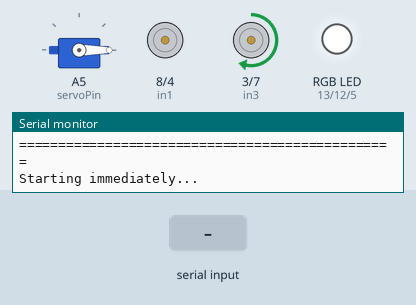
The sketch below on a simulated Arduino Uno, built with avr-gcc and run on an emulated ATmega328P. On the bench: servo, motor-driver pin pairs drawn as motors (green arrow = first pin HIGH = forward, orange = second pin HIGH = backward, longer = more drive, scaled by the enable pin), an RGB LED mixed from three pins (HIGH = lit), the last lines printed to the serial monitor. The test bench sets the inputs (shaded band).

Above: at 1.2 s.
1.3 s: "5" received over Serial
At 2.1 s:
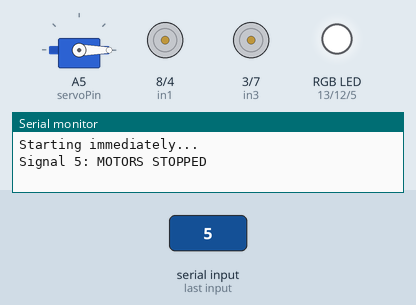
2.8 s: "6" received over the second serial link
At 3.26 s:
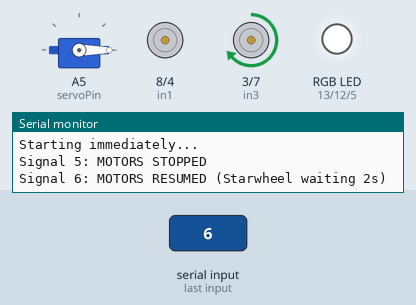
5.8 s: "1" received over Serial
At 6.11 s:
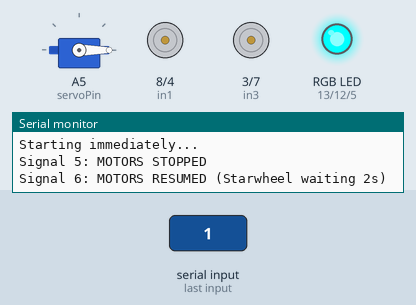
8.8 s: "7" received over the second serial link
11.8 s: "2" received over Serial
At 12.12 s:
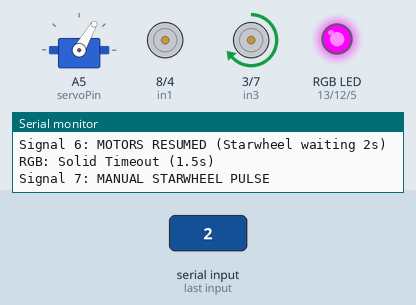
14.8 s: "8" received over the second serial link
Timing chart, 0 to 44.4 s (numbered marks = the images above; inputs shaded):
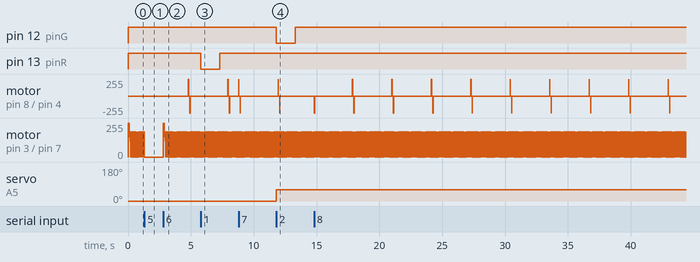

Measured:
- after the input at 1.3 s, motor on pin 8 (in1) / pin 4 (in2): stays stopped (without the input it goes to forward 255/255 after 0.71 s)
- after the input at 5.8 s, pin 13 (pinR): HIGH → LOW at once, → HIGH 1.5 s later
- after the input at 11.8 s, pin 12 (pinG): HIGH → LOW at once, → HIGH 1.5 s later; servo on A5 (servoPin): 0° → 60° at once

The sketch:

L298N_Sorting_Control.ino
```cpp
#include <Arduino.h>
#include <Servo.h>
#include <SoftwareSerial.h>

/*
  ==============================================================================
  L298N Dual Motor + Servo + RGB LED + Bluetooth (Non-Blocking)

  Motor A - Starwheel (OUT1 & OUT2):
    - ENA -> Pin 9 (PWM) | IN1 -> Pin 8 | IN2 -> Pin 4
  Motor B - Conveyor (OUT3 & OUT4):
    - ENB -> Pin 6 (PWM) | IN3 -> Pin 3 | IN4 -> Pin 7
  Servo:
    - Signal -> Pin A5
  RGB LED (Common Cathode assumed):
    - Red -> Pin 13 (Digital)
    - Green -> Pin 12 (Digital)
    - Blue -> Pin 5 (PWM)
  Bluetooth:
    - RXD -> Pin 10
    - TXD -> Pin 11
  ==============================================================================
*/

// --- Pins ---
const int enA = 9;
const int in1 = 8;
const int in2 = 4;

const int enB = 6;
const int in3 = 3;
const int in4 = 7;

const int servoPin = A5;

const int pinR = 13;
const int pinG = 12;
const int pinB = 5;

// Bluetooth pins
SoftwareSerial bt(10, 11);

// --- Timing Configurations ---
const unsigned long FORWARD_BURST_MS  = 25;
const unsigned long WAIT_PAUSE_MS     = 100;
const unsigned long REVERSE_BURST_MS  = 15;
const unsigned long REST_GAP_MS       = 3000; // Increased to 3 seconds

// --- State Variables ---
bool motorsActive = true; // Starts ON automatically

// Starwheel State Machine
enum StarwheelState { SW_DELAY, SW_FORWARD, SW_WAIT, SW_REVERSE, SW_REST, SW_ANTI_JAM };
StarwheelState swState = SW_DELAY; // Start in delay mode
unsigned long swStateStartTime = 0;

// RGB LED State Machine
enum RGBMode { RGB_OFF, RGB_SOLID, RGB_FADE };
RGBMode rgbMode = RGB_OFF;
unsigned long fadeStartTime = 0;
unsigned long lastFadeUpdate = 0;
unsigned long rgbSolidStartTime = 0; // Added for the 1.5s timeout
int fadePhase = 0;
int fadeState = 0;

// Conveyor State Machine
enum ConveyorState { CB_KICKSTART, CB_190, CB_150, CB_120, CB_STOP };
ConveyorState cbState = CB_KICKSTART;
unsigned long cbStateStartTime = 0;

// Servo Object
Servo myServo;

void setRGB(int r, int g, int b) {
  // Common Anode Logic (LOW = ON, HIGH/255 = OFF)
  digitalWrite(pinR, r > 127 ? LOW : HIGH);
  digitalWrite(pinG, g > 127 ? LOW : HIGH);
  analogWrite(pinB, 255 - b);
}

void stopAllMotors() {
  digitalWrite(enA, LOW); digitalWrite(in1, LOW); digitalWrite(in2, LOW);
  analogWrite(enB, 0); digitalWrite(in3, LOW); digitalWrite(in4, LOW);
}

void setup() {
  Serial.begin(115200);
  bt.begin(9600);

  Serial.println(F("================================================"));
  Serial.println(F(" STARWHEEL + CONVEYOR + SERVO + RGB + BT      "));
  Serial.println(F("================================================"));

  pinMode(enA, OUTPUT); pinMode(in1, OUTPUT); pinMode(in2, OUTPUT);
  pinMode(enB, OUTPUT); pinMode(in3, OUTPUT); pinMode(in4, OUTPUT);
  pinMode(pinR, OUTPUT); pinMode(pinG, OUTPUT); pinMode(pinB, OUTPUT);

  setRGB(0, 0, 0);
  stopAllMotors();

  myServo.attach(servoPin);
  myServo.write(0);

  Serial.println(F("Starting immediately..."));

  // Conveyor starts immediately
  digitalWrite(in3, HIGH);
  digitalWrite(in4, LOW);
  analogWrite(enB, 255);

  swStateStartTime = millis();
  cbStateStartTime = millis();
}

void loop() {
  unsigned long currentMillis = millis();

  // --- 0. Read Bluetooth or Serial Input ---
  char c = '\0';
  if (bt.available()) {
    c = bt.read();
  } else if (Serial.available()) {
    c = Serial.read();
  }

  // --- 1. RGB Transition & Timeout Logic ---
  if (rgbMode == RGB_SOLID) {
    if (currentMillis - rgbSolidStartTime >= 1500) {
      rgbMode = RGB_OFF;
      setRGB(0, 0, 0);
      Serial.println(F("RGB: Solid Timeout (1.5s)"));
    }
  } else if (rgbMode == RGB_FADE) {
    if (currentMillis - fadeStartTime >= 3000) {
      rgbMode = RGB_OFF;
      setRGB(0, 0, 0); // Turn off after 3 seconds
      Serial.println(F("RGB: Transition Completed"));
    } else if (currentMillis - lastFadeUpdate >= 100) { // Cycle fast (disco) because of no PWM
      lastFadeUpdate = currentMillis;
      fadePhase++;
      if (fadePhase > 2) fadePhase = 0;

      if (fadePhase == 0) setRGB(255, 0, 0); // Red
      else if (fadePhase == 1) setRGB(0, 255, 0); // Green
      else if (fadePhase == 2) setRGB(0, 0, 255); // Blue
    }
  }

  if (c != '\0') {
    if (c == '1') {
      rgbMode = RGB_SOLID;
      rgbSolidStartTime = currentMillis;
      setRGB(255, 0, 0);
      myServo.write(0);
    }
    else if (c == '2') {
      rgbMode = RGB_SOLID;
      rgbSolidStartTime = currentMillis;
      setRGB(0, 255, 0);
      myServo.write(60);
    }
    else if (c == '3') {
      rgbMode = RGB_SOLID;
      rgbSolidStartTime = currentMillis;
      setRGB(0, 0, 255);
      myServo.write(120);
    }
    else if (c == '4') {
      rgbMode = RGB_SOLID;
      rgbSolidStartTime = currentMillis;
      setRGB(255, 255, 255);
      myServo.write(180);
    }

    else if (c == '5') {
      // Signal 5: STOP
      motorsActive = false;
      stopAllMotors();
      Serial.println(F("Signal 5: MOTORS STOPPED"));
    }

    else if (c == '6') {
      // Signal 6: RESUME
      if (!motorsActive) {
        motorsActive = true;
        // Reset conveyor to kickstart
        cbState = CB_KICKSTART;
        cbStateStartTime = currentMillis;
        digitalWrite(in3, HIGH);
        digitalWrite(in4, LOW);
        analogWrite(enB, 255);

        // Reset starwheel to delay mode
        swState = SW_DELAY;
        swStateStartTime = currentMillis;
        Serial.println(F("Signal 6: MOTORS RESUMED (Starwheel waiting 2s)"));
      }
    }

    else if (c == '7') {
      // Signal 7: MANUAL STARWHEEL BURST
      motorsActive = true; // Ensure motors are active

      // Ensure conveyor is running if it was stopped
      if (cbState == CB_STOP) {
         cbState = CB_190; // Don't kickstart aggressively if it's just asleep
         analogWrite(enB, 190);
      }

      // Force Starwheel into Forward immediately
      swState = SW_FORWARD;
      swStateStartTime = currentMillis;
      digitalWrite(in1, HIGH);
      digitalWrite(in2, LOW);
      digitalWrite(enA, HIGH);
      Serial.println(F("Signal 7: MANUAL STARWHEEL PULSE"));
    }

    else if (c == '8') {
      // Signal 8: ANTI-JAM
      motorsActive = true;
      swState = SW_ANTI_JAM;
      swStateStartTime = currentMillis;
      digitalWrite(in1, LOW);
      digitalWrite(in2, HIGH);
      digitalWrite(enA, HIGH); // Full power reverse
      Serial.println(F("Signal 8: ANTI-JAM REVERSE PULSE (50ms)"));
    }
  }

  if (!motorsActive) return; // Skip motor updates if stopped

  // --- 1. Starwheel State Machine ---
  switch (swState) {
    case SW_DELAY:
      // Wait 2 seconds before starting the first pulse
      if (currentMillis - swStateStartTime >= 2000) {
        digitalWrite(in1, HIGH);
        digitalWrite(in2, LOW);
        digitalWrite(enA, HIGH);
        swState = SW_FORWARD;
        swStateStartTime = currentMillis;
      }
      break;
    case SW_FORWARD:
      if (currentMillis - swStateStartTime >= FORWARD_BURST_MS) {
        digitalWrite(enA, LOW);
        swState = SW_WAIT;
        swStateStartTime = currentMillis;
      }
      break;
    case SW_WAIT:
      if (currentMillis - swStateStartTime >= WAIT_PAUSE_MS) {
        digitalWrite(in1, LOW);
        digitalWrite(in2, HIGH);
        digitalWrite(enA, HIGH);
        swState = SW_REVERSE;
        swStateStartTime = currentMillis;
      }
      break;
    case SW_REVERSE:
      if (currentMillis - swStateStartTime >= REVERSE_BURST_MS) {
        digitalWrite(enA, LOW);
        digitalWrite(in1, LOW);
        digitalWrite(in2, LOW);
        swState = SW_REST;
        swStateStartTime = currentMillis;
      }
      break;
    case SW_REST:
      // Wait 3 seconds before next pulse
      if (currentMillis - swStateStartTime >= REST_GAP_MS) {
        digitalWrite(in1, HIGH);
        digitalWrite(in2, LOW);
        digitalWrite(enA, HIGH);
        swState = SW_FORWARD;
        swStateStartTime = currentMillis;
      }
      break;
    case SW_ANTI_JAM:
      if (currentMillis - swStateStartTime >= 50) { // 50ms pulse
        digitalWrite(enA, LOW);
        digitalWrite(in1, LOW);
        digitalWrite(in2, LOW);
        swState = SW_REST; // Rest for 3s before trying forward again
        swStateStartTime = currentMillis;
      }
      break;
  }

  // --- 2. Conveyor State Machine ---
  switch (cbState) {
    case CB_KICKSTART:
      if (currentMillis - cbStateStartTime >= 100) {
        analogWrite(enB, 190);
        cbState = CB_190;
        cbStateStartTime = currentMillis;
      }
      break;
    case CB_190:
      if (currentMillis - cbStateStartTime >= 30) {
        analogWrite(enB, 150);
        cbState = CB_150;
        cbStateStartTime = currentMillis;
      }
      break;
    case CB_150:
      if (currentMillis - cbStateStartTime >= 30) {
        analogWrite(enB, 120);
        cbState = CB_120;
        cbStateStartTime = currentMillis;
      }
      break;
    case CB_120:
      if (currentMillis - cbStateStartTime >= 30) {
        analogWrite(enB, 0); // Stop
        cbState = CB_STOP;
        cbStateStartTime = currentMillis;
      }
      break;
    case CB_STOP:
      if (currentMillis - cbStateStartTime >= 25) {
        analogWrite(enB, 190); // Restart from 190
        cbState = CB_190;
        cbStateStartTime = currentMillis;
      }
      break;
  }
}
```
